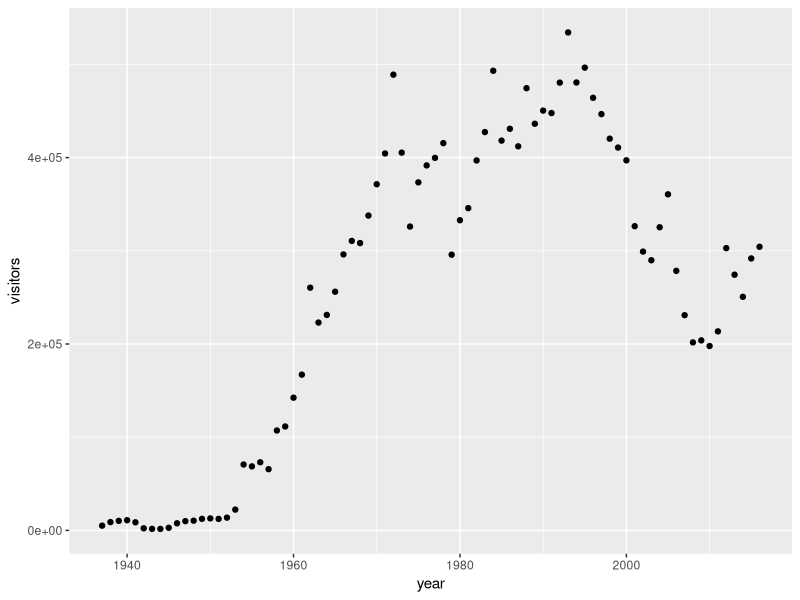
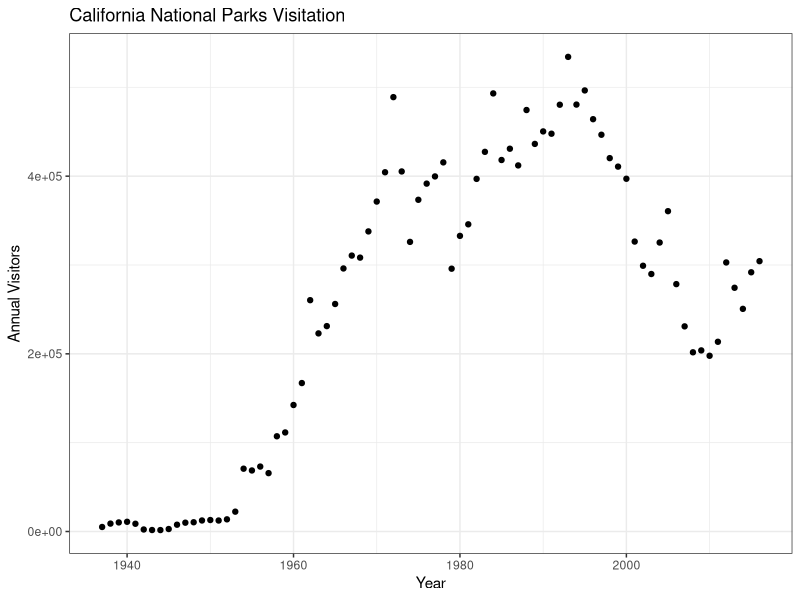

Reproduce these figures in R, in order.
## ---- chunk 1
knitr::opts_chunk$set(echo = TRUE)
## ---- chunk 2
library(tidyverse) # install.packages('tidyverse')

np_visit <- read_csv("data/np_visit.csv")
## ---- chunk 3
library(tidyverse)

np_visit <- read_csv("data/np_visit.csv")

dino_nm <- np_visit %>% 
  filter(park_name == "Dinosaur National Monument")
  
ggplot(data = dino_nm, aes(x = year, y = visitors)) +
  geom_point()
## ---- chunk 4
## wrangling code:
np_ca <- np_visit %>% 
  filter(state == "CA" & type == "National Park") %>% 
  arrange(park_name, year)
## ---- chunk 5
## wrangling code:
np_ca <- np_visit %>%
  filter(state == "CA" & type == "National Park") %>% 
  arrange(park_name, year)
## ---- chunk 6
## wrangling code:
visit_16 <- np_visit %>% 
  filter(year == 2016) %>% 
  filter(type == "National Park" | 
           type == "National Monument")
## ---- chunk 7
## wrangling code:
per_state <- np_visit %>% 
  group_by(state) %>% 
  mutate(n_parks = n()) %>% 
  select(state, n_parks) %>% 
  distinct() %>% 
  arrange(desc(n_parks)) %>% 
  ungroup()
## ---- chunk 8
## wrangling code:
np_ca <- np_visit %>%
  filter(state == "CA" & type == "National Park") %>% 
  arrange(park_name, year)
## ---- chunk 9
ggplot(data = dino_nm, aes(x = year, y = visitors)) +
  geom_point() +
  xlab("Year") +
  ylab("Annual Visitors") +
  ggtitle("California National Parks Visitation") +
  theme_bw()
